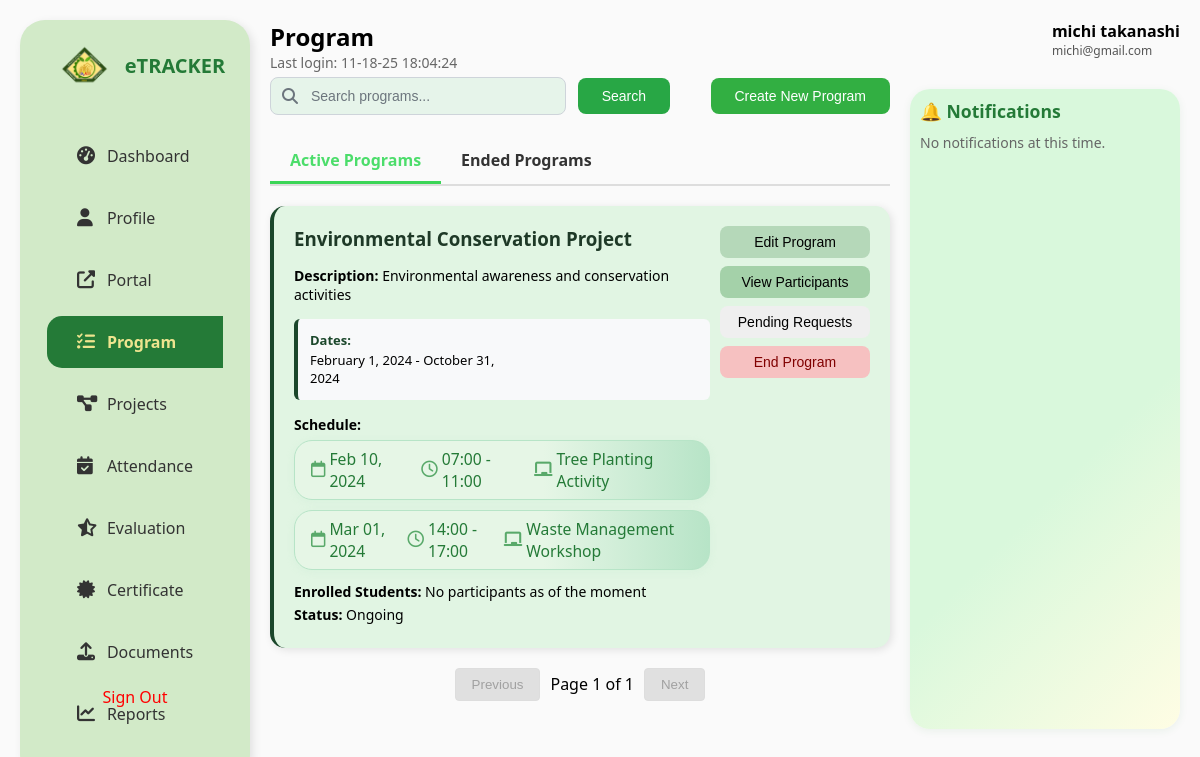
The page /FACULTY/Programs.php (signed in) on the database its author committed.
### tables this page shows
CREATE TABLE `programs` (
  `id` int(11) NOT NULL AUTO_INCREMENT,
  `program_name` varchar(255) NOT NULL,
  `project_titles` longtext DEFAULT NULL,
  `department_id` int(11) DEFAULT NULL,
  `department` varchar(100) DEFAULT NULL,
  `program_type` varchar(100) DEFAULT NULL,
  `location` varchar(255) DEFAULT NULL,
  `target_audience` varchar(100) DEFAULT NULL,
  `start_date` date DEFAULT NULL,
  `previous_date` date DEFAULT NULL,
  `end_date` date DEFAULT NULL,
  `status` enum('planning','ongoing','ended','completed','cancelled') DEFAULT 'planning',
  `max_students` int(11) DEFAULT 0,
  `male_count` int(11) DEFAULT 0,
  `female_count` int(11) DEFAULT 0,
  `requirements` text DEFAULT NULL,
  `budget` decimal(10,2) DEFAULT NULL,
  `description` text DEFAULT NULL,
  `sdg_goals` text DEFAULT NULL,
  `faculty_id` int(11) DEFAULT NULL,
  `created_at` timestamp NOT NULL DEFAULT current_timestamp(),
  `updated_at` timestamp NOT NULL DEFAULT current_timestamp() ON UPDATE current_timestamp(),
  `is_archived` tinyint(1) NOT NULL DEFAULT 0,
  `archived_at` datetime DEFAULT NULL,
  PRIMARY KEY (`id`),
  KEY `fk_faculty_id_faculty` (`faculty_id`),
  KEY `programs_ibfk_1` (`department_id`),
  KEY `idx_programs_is_archived` (`is_archived`),
  KEY `idx_programs_department_id` (`department_id`),
  KEY `idx_programs_faculty_id` (`faculty_id`),
  KEY `idx_programs_status` (`status`),
  CONSTRAINT `fk_faculty_id_faculty` FOREIGN KEY (`faculty_id`) REFERENCES `users` (`id`) ON DELETE CASCADE ON UPDATE CASCADE,
  CONSTRAINT `programs_ibfk_1` FOREIGN KEY (`department_id`) REFERENCES `departments` (`department_id`) ON DELETE CASCADE ON UPDATE CASCADE
);

CREATE TABLE `program_sessions` (
  `id` int(11) NOT NULL AUTO_INCREMENT,
  `program_id` int(11) NOT NULL,
  `session_title` varchar(255) NOT NULL,
  `session_date` date NOT NULL,
  `session_start` time NOT NULL,
  `session_end` time NOT NULL,
  `location` varchar(255) DEFAULT NULL,
  `created_at` timestamp NULL DEFAULT current_timestamp(),
  `updated_at` timestamp NULL DEFAULT current_timestamp() ON UPDATE current_timestamp(),
  PRIMARY KEY (`id`),
  KEY `idx_program` (`program_id`),
  KEY `idx_date` (`session_date`),
  CONSTRAINT `program_sessions_ibfk_1` FOREIGN KEY (`program_id`) REFERENCES `programs` (`id`) ON DELETE CASCADE
);

CREATE TABLE `users` (
  `id` int(11) NOT NULL AUTO_INCREMENT,
  `firstname` varchar(100) DEFAULT NULL,
  `lastname` varchar(100) DEFAULT NULL,
  `email` varchar(255) DEFAULT NULL,
  `password` varchar(255) DEFAULT NULL,
  `department_id` int(11) DEFAULT NULL,
  `role` enum('admin','faculty','student') DEFAULT NULL,
  `created_at` timestamp NOT NULL DEFAULT current_timestamp(),
  `phone` varchar(20) DEFAULT NULL,
  `department` varchar(100) DEFAULT NULL,
  `comm_preference` enum('email','sms') DEFAULT 'email',
  `verification_status` enum('verified','unverified') DEFAULT 'unverified',
  PRIMARY KEY (`id`),
  KEY `department_id` (`department_id`),
  CONSTRAINT `users_ibfk_1` FOREIGN KEY (`department_id`) REFERENCES `departments` (`department_id`) ON DELETE CASCADE
);

### FACULTY/Programs.php (the view, shortened to what this page needs)
<?php
require_once 'db.php';
$user_id = $_SESSION['user_id'];
$user_fullname = 'Unknown User';
$user_email = 'unknown@cvsu.edu.ph';
$user_sql = "SELECT firstname, lastname, email FROM users WHERE id = ?";
$user_stmt = $conn->prepare($user_sql);
$user_stmt->bind_param("i", $user_id);
$user_stmt->execute();
$user_result = $user_stmt->get_result();
if ($user_row = $user_result->fetch_assoc()) {
    $user_fullname = $user_row['firstname'] . ' ' . $user_row['lastname'];
    $user_email = $user_row['email'];
}
$faculty_id = null;
$faculty_sql = "SELECT id, department FROM faculty WHERE user_id = ?";
$faculty_stmt = $conn->prepare($faculty_sql);
$faculty_stmt->bind_param("i", $user_id);
$faculty_stmt->execute();
$faculty_result = $faculty_stmt->get_result();
if ($faculty_row = $faculty_result->fetch_assoc()) {
    $faculty_id = (int)$faculty_row['id'];
}
if (!$faculty_id) {
    $error_message = "Faculty record not found. Please contact your administrator to set up your faculty profile.";
    $show_error = true;
    $active_programs = [];
    $ended_programs = [];
    $notifications = [];
} else {
    $show_error = false;
$search = isset($_GET['search']) ? '%' . $conn->real_escape_string(trim($_GET['search'])) . '%' : '%';
$programs_per_page = 5;
$active_page = isset($_GET['active_page']) ? (int)$_GET['active_page'] : 1;
$active_page = max(1, $active_page);
$active_count_query = "SELECT COUNT(*) AS total FROM programs p WHERE p.status = 'ongoing' AND p.program_name LIKE ? AND p.faculty_id = ?";
$active_count_stmt = $conn->prepare($active_count_query);
$active_count_stmt->bind_param('si', $search, $faculty_id);
$active_count_stmt->execute();
$active_count_result = $active_count_stmt->get_result();
$active_total = $active_count_result ? $active_count_result->fetch_assoc()['total'] : 0;
$active_total_pages = ceil($active_total / $programs_per_page);
$active_offset = ($active_page - 1) * $programs_per_page;
$active_query = "SELECT p.id, p.program_name, p.description, p.start_date, p.end_date, p.max_students,
                  COUNT(e.id) AS enrolled
                 FROM programs p
                 LEFT JOIN enrollments e ON p.id = e.program_id AND e.status = 'approved'
                 WHERE p.status = 'ongoing'
                   AND p.program_name LIKE ?
                   AND p.faculty_id = ?
                 GROUP BY p.id
                 ORDER BY p.start_date
                 LIMIT ? OFFSET ?";
$active_stmt = $conn->prepare($active_query);
$active_stmt->bind_param('siii', $search, $faculty_id, $programs_per_page, $active_offset);
$active_stmt->execute();
$active_result = $active_stmt->get_result();
$active_programs = [];
if ($active_result) {
    while ($row = $active_result->fetch_assoc()) {
        $active_programs[] = $row;
    }
}
$notifications = [];
}
?>
<!DOCTYPE html>
<html lang="en">
<head>
  <link rel="stylesheet" href="Programs.css" />
  <link rel="stylesheet" href="ParticipantsModal.css" />
  <link rel="stylesheet" href="https://cdnjs.cloudflare.com/ajax/libs/font-awesome/6.5.0/css/all.min.css">
</head>
<body>
  <div class="container">
    <aside class="sidebar">
      <div class="logo">
        <img src="logo.png" alt="Logo" class="logo-img" />
        <span class="logo-text">eTRACKER</span>
      </div>
      <nav>
        <ul>
          <li><a href="Dashboard.php"><i class="fas fa-tachometer-alt"></i> Dashboard</a></li>
          <li><a href="profile.php"><i class="fas fa-user"></i> Profile</a></li>
          <li><a href="../portal/home/home.html"><i class="fas fa-external-link-alt"></i> Portal</a></li>
          <li class="active"><a href="Programs.php"><i class="fas fa-tasks"></i> Program</a></li>
                    <li><a href="Projects.php"><i class="fas fa-project-diagram"></i> Projects</a></li>
          <li><a href="Attendance.php"><i class="fas fa-calendar-check"></i> Attendance</a></li>
          <li><a href="Evaluation.php"><i class="fas fa-star-half-alt"></i> Evaluation</a></li>
          <li><a href="certificates.php"><i class="fas fa-certificate"></i> Certificate</a></li>
          <li><a href="upload.php"><i class="fas fa-upload"></i> Documents </a></li>
          <li><a href="reports.php"><i class="fas fa-chart-line"></i> Reports</a></li>
        </ul>
  <div class="sign-out" style="position: absolute; bottom: 30px; left: 0; width: 100%; text-align: center;">
          <a href="../register/logout.php" style="color: inherit; text-decoration: none; display: block; padding: 12px 0;">Sign Out</a>
        </div>      </nav>
    </aside>
    <div class="main-grid">
      <div class="main-content">
        <div class="topbar">
          <div>
            <h2>Program</h2>
            <div class="last-login">Last login: <?php echo date('m-d-y H:i:s'); ?></div>
          </div>
        </div>
        <?php if ($show_error): ?>
          <div class="error-message" style="background: #ffeaea; border: 1px solid #e74c3c; color: #e74c3c; padding: 20px; border-radius: 5px; margin: 20px 0; text-align: center;">
            <h3>⚠️ <?php echo htmlspecialchars($error_message); ?></h3>
            <p>Please contact your system administrator to complete your faculty profile setup.</p>
          </div>
        <?php else: ?>
        <div class="create-search-container">
  <div class="search-container">
    <div class="search-wrapper">
      <i class="fas fa-search search-icon"></i>
      <input type="text" id="search-input" placeholder="Search programs..." value="<?php echo isset($_GET['search']) ? htmlspecialchars($_GET['search']) : ''; ?>">
    </div>
    <button onclick="applySearch()" class="search-btn">Search</button>
  </div>
  <button class="create-btn" onclick="window.location.href='Create.php'">Create New Program</button>
</div>
        <div class="tab-container">
          <div class="tab active" data-tab="active">Active Programs</div>
          <div class="tab" data-tab="ended">Ended Programs</div>
        </div>
        <div id="active-programs" class="tab-content active">
          <?php if (empty($active_programs)): ?>
            <p>No active programs found.</p>
          <?php else: ?>
            <?php foreach ($active_programs as $program): ?>
              <div class="program-card" data-program-id="<?php echo htmlspecialchars($program['id']); ?>">
                <div class="program-info">
                  <div class="program-header">
                    <h3><?php echo htmlspecialchars($program['program_name']); ?></h3>
                  </div>
                  <p><strong>Description:</strong> <?php echo htmlspecialchars($program['description'] ?: 'No description provided.'); ?></p>
                  <div class="program-details-grid">
                    <div class="detail-item">
                      <strong>Dates:</strong> <?php echo htmlspecialchars(date('F j, Y', strtotime($program['start_date']))); ?> - <?php echo htmlspecialchars(date('F j, Y', strtotime($program['end_date']))); ?>
                    </div>
                  </div>
                  <p><strong>Schedule:</strong></p>
<div class="sessions-list">
  <?php
  $session_stmt = $conn->prepare("SELECT * FROM program_sessions WHERE program_id = ?");
  $session_stmt->bind_param("i", $program['id']);
  $session_stmt->execute();
  $sessions_result = $session_stmt->get_result();
  if ($sessions_result->num_rows > 0) {
      while ($session = $sessions_result->fetch_assoc()) {
          echo '<div class="session-pill">';
          echo '<span class="session-date"><i class="fa-regular fa-calendar"></i> ' . htmlspecialchars(date('M d, Y', strtotime($session['session_date']))) . '</span>';
          echo '<span class="session-time"><i class="fa-regular fa-clock"></i> ' . htmlspecialchars(substr($session['session_start'], 0, 5)) . ' - ' . htmlspecialchars(substr($session['session_end'], 0, 5)) . '</span>';
          if (!empty($session['session_title'])) {
              echo '<span class="session-title"><i class="fa-solid fa-chalkboard"></i> ' . htmlspecialchars($session['session_title']) . '</span>';
          }
          echo '</div>';
      }
  } else {
      echo '<div class="session-pill session-empty">To be defined</div>';
  }
  ?>
</div>
                  <p><strong>Enrolled Students:</strong>
                    <?php echo $program['enrolled'] > 0
                      ? htmlspecialchars($program['enrolled']) . ' out of ' . htmlspecialchars($program['max_students'])
                      : 'No participants as of the moment'; ?>
                  </p>
                  <p><strong>Status:</strong> Ongoing</p>
                </div>
                <div class="program-actions">
                  <button class="edit">Edit Program</button>
                  <button class="view">View Participants</button>
                  <button class="pending" onclick="showPendingEnrollments(<?php echo $program['id']; ?>)">Pending Requests</button>
                  <button class="end">End Program</button>
                </div>
              </div>
            <?php endforeach; ?>
          <?php endif; ?>
          <div class="pagination">
            <button onclick="goToPage('active', <?php echo $active_page - 1; ?>)" <?php echo $active_page <= 1 ? 'disabled' : ''; ?>>Previous</button>
            <span>Page <?php echo $active_page; ?> of <?php echo $active_total_pages; ?></span>
            <button onclick="goToPage('active', <?php echo $active_page + 1; ?>)" <?php echo $active_page >= $active_total_pages ? 'disabled' : ''; ?>>Next</button>
          </div>
        </div>
      </div>
      <?php endif;  ?>
      <div class="right-panel">
  <div class="top-actions">
    <div class="user-info">
      <div class="name"><?php echo htmlspecialchars($user_fullname); ?></div>
      <div class="email"><?php echo htmlspecialchars($user_email); ?></div>
    </div>
  </div>
  <div class="notifications">
    <h3>🔔 Notifications</h3>
    <?php if (empty($notifications)) { ?>
      <p class="no-notifications">No notifications at this time.</p>
    <?php } ?>
  </div>
</div>
    </div>
  </div>
</body>
</html>

### FACULTY/Programs.php (style rules this page uses)
.create-search-container { display: flex; justify-content: space-between; align-items: center; margin-bottom: 24px; gap: 16px; }
.search-container { display: flex; align-items: center; gap: 12px; max-width: 400px; flex: 1; }
.search-wrapper { position: relative; width: 100%; }
.search-icon { position: absolute; left: 12px; top: 50%; transform: translateY(-50%); color: #6c757d; font-size: 16px; }
.search-container input { width: 100%; padding: 10px 16px 10px 40px; border: 1px solid #ced4da; border-radius: 8px; font-size: 14px; background-color: #e6f4ea; color: #212529; transition: border-color 0.3s ease, box-shadow 0.3s ease; }
.search-container input::placeholder { color: #6c757d; }
.search-container .search-btn { padding: 10px 24px; background-color: #28a745; color: white; border: none; border-radius: 8px; font-size: 14px; font-weight: 500; cursor: pointer; transition: background-color 0.3s ease, transform 0.1s ease; }
.create-btn { padding: 10px 24px; background-color: rgb(50, 175, 66); color: white; border: none; border-radius: 8px; font-size: 14px; font-weight: 500; cursor: pointer; transition: background-color 0.3s ease, transform 0.1s ease; }
.tab-container { display: flex; border-bottom: 2px solid #ddd; margin-bottom: 20px; }
.tab { padding: 10px 20px; cursor: pointer; font-size: 16px; font-weight: bold; color: #333; border-bottom: 3px solid transparent; transition: all 0.3s ease; }
.tab.active { color: rgb(76, 221, 107); border-bottom: 3px solid rgb(59, 213, 87); }
.tab-content { display: none; }
.tab-content.active { display: block; }
.pagination { display: flex; justify-content: center; align-items: center; margin-top: 20px; gap: 10px; }
.pagination button { padding: 8px 16px; border: 1px solid #ddd; background-color: rgb(26, 68, 19); cursor: pointer; border-radius: 4px; transition: background-color 0.3s; }
.pagination button:disabled { background-color: #e0e0e0; cursor: not-allowed; }
.pagination span { font-size: 16px; }
.notifications { padding: 10px; }

### rows shown on the page
programs: program_name "Environmental Conservation Project", description "Environmental awareness and conservation activities", start_date "February 1, 2024", end_date "October 31, 2024"
program_sessions: session_date "Feb 10, 2024", session_start "07:00", session_end "11:00", session_title "Tree Planting Activity"
program_sessions: session_date "Mar 01, 2024", session_start "14:00", session_end "17:00", session_title "Waste Management Workshop"
users: user_fullname "michi takanashi", email "michi@gmail.com"

### other values the page prints
$active_page "1"
$active_total_pages "1"
